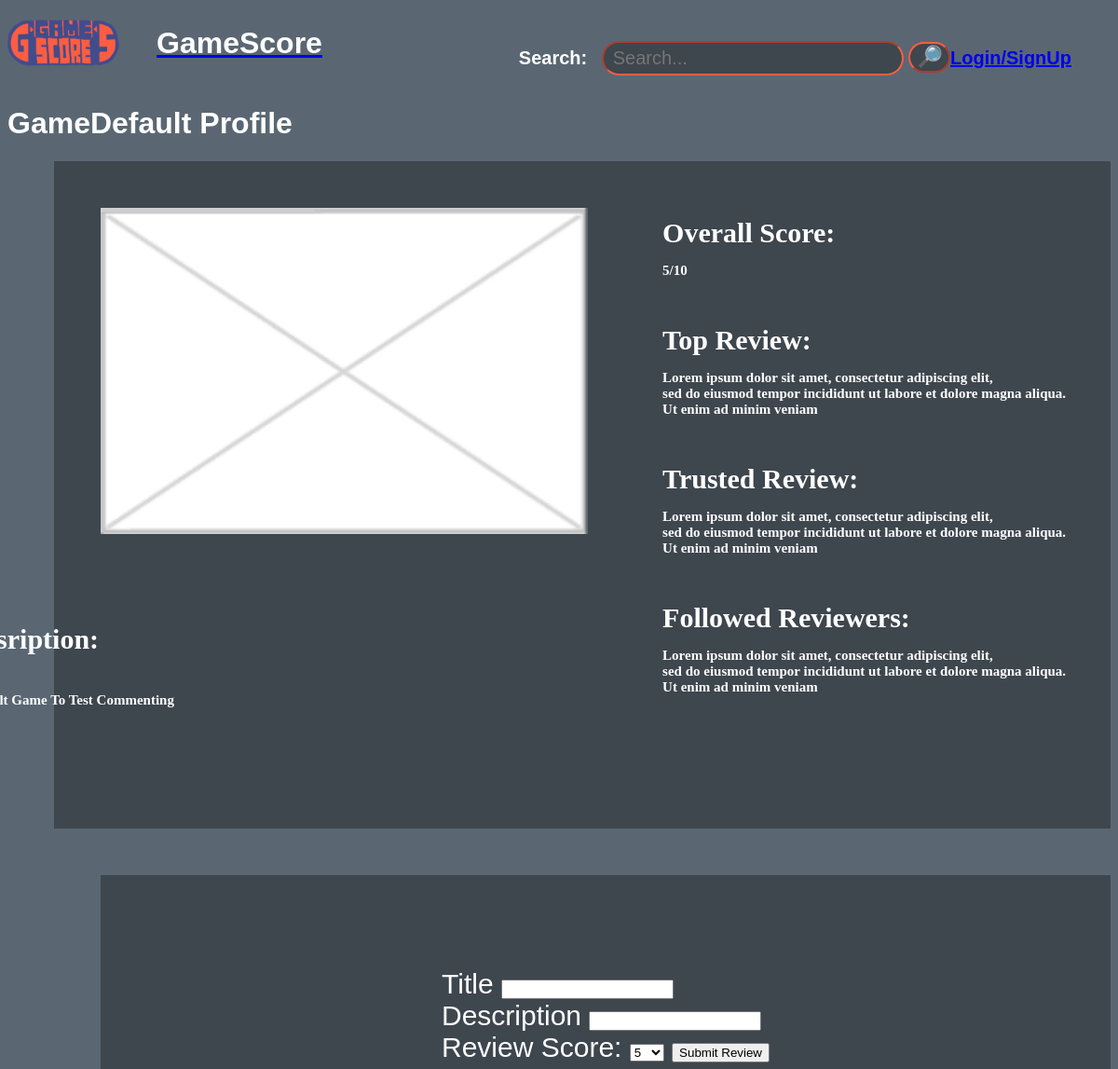
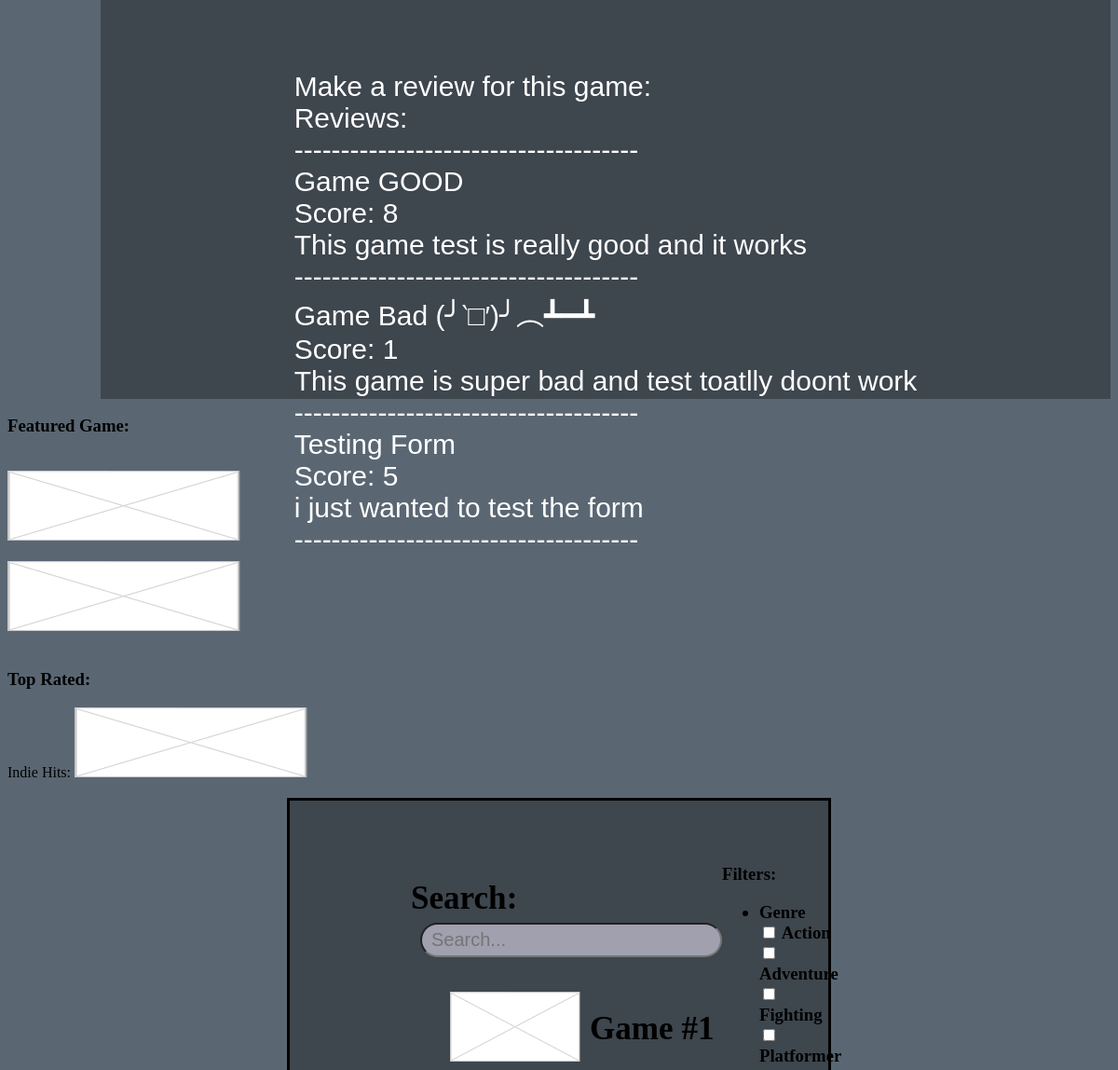
/gamepage (upper part), run on an earlier commit of the app's database (2 pictures, top to bottom).
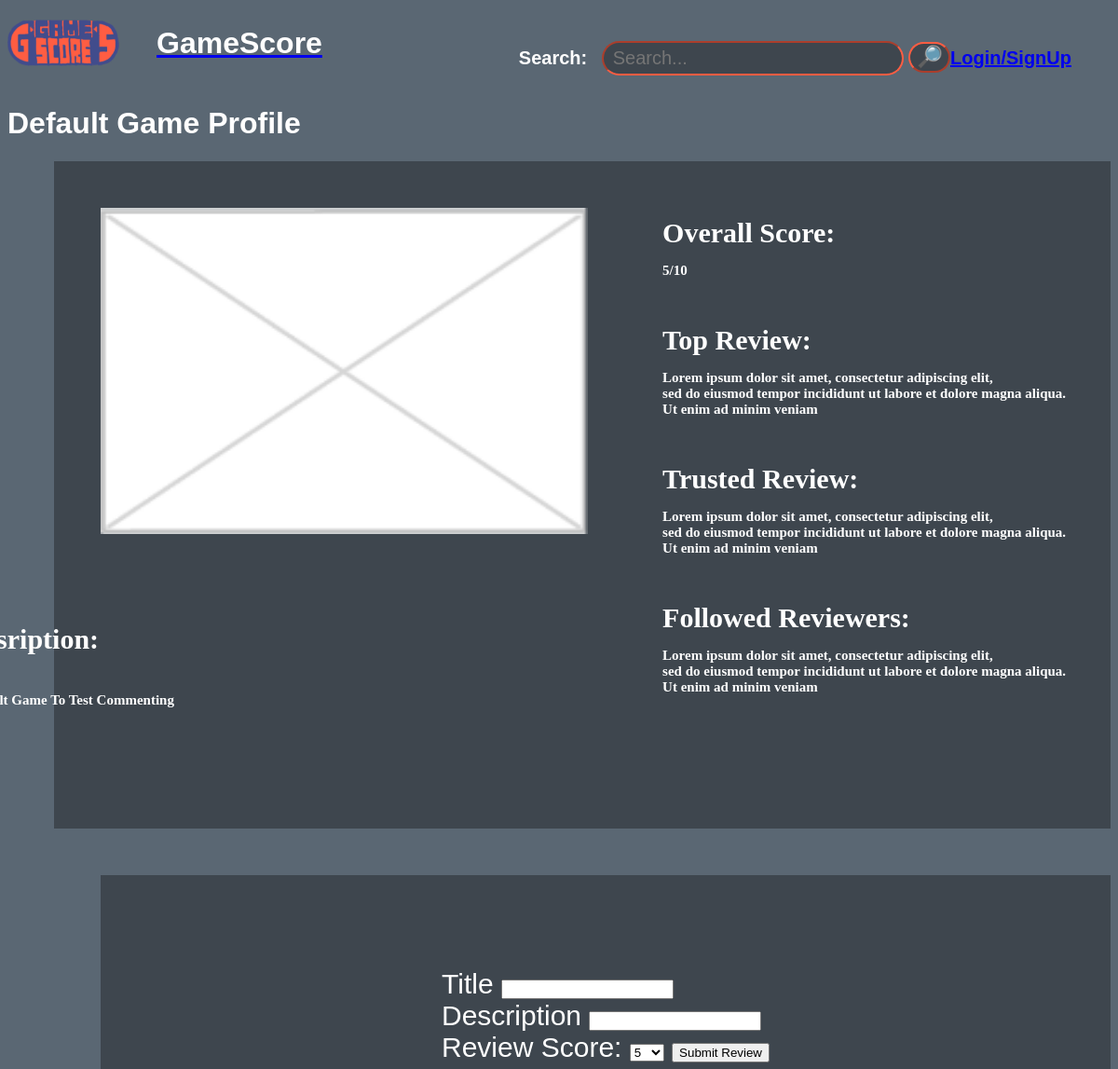
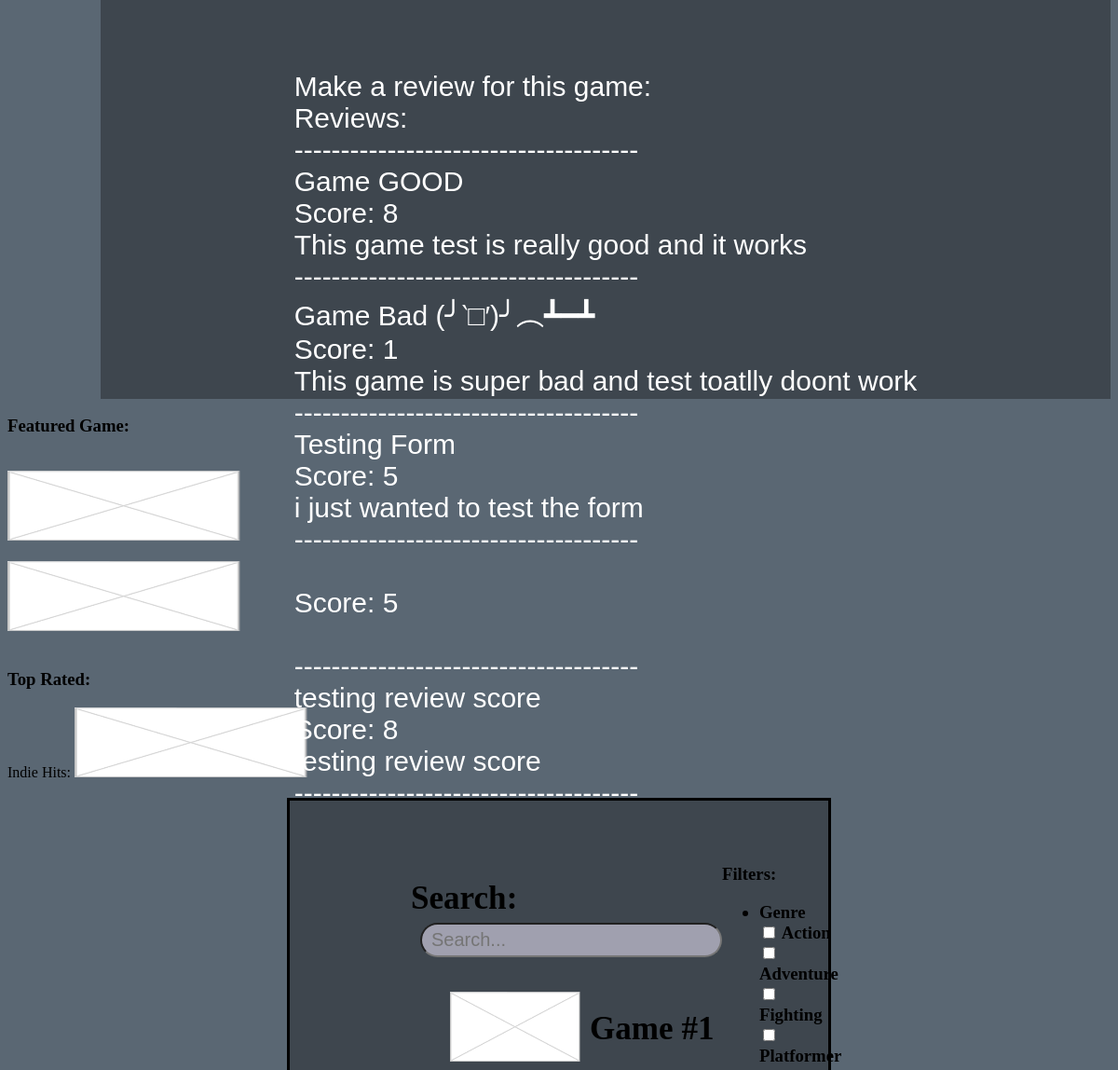
And on a later commit of the database (2 pictures, top to bottom).
### GameScoreApp/models.py (models this page shows)
class Game(models.Model):
    name = models.CharField(max_length=100)
    releaseDate = models.DateField()
    description = models.TextField(max_length=1000)
    overallRating = models.IntegerField()

class Review(models.Model):
    title = models.CharField(max_length=30)
    description = models.TextField(max_length=1000)
    score = models.IntegerField()
    userID = models.ForeignKey(UserReview, on_delete=models.CASCADE)
    gameID = models.ForeignKey(Game, on_delete=models.CASCADE)

### GameScoreApp/views.py (the view)
# urls.py: path("gamepage", views.gamePage, name="gamePage"),
def gamePage(request):
    game = Game.objects.get(id=1)
    reviews = Review.objects.filter(gameID_id=game.id)
    context = {
        'game': game,
        'reviews': reviews,
    }
    return render(request, 'gamePage.html', context)

### GameScoreApp/templates/gamePage.html (shortened to what this page needs)
<!DOCTYPE html>
<html lang ="en-ca">
{% load static %}
<link rel="stylesheet" href="{% static 'GamePageStyle.css' %}">
<a href="{% url 'index' %}">
<h1>
<img src="{% static 'gamescore_logo_2.png' %}" alt="GameScore-Logo" width="120" height="50">
GameScore </h1>
</a>
<h1>
<div class = "topsearch">
<form>
    <label for="search">Search:</label>
    <input type="text" id="search" name="searchbar" autocomplete = "" placeholder="Search...">
    <button type ="button">🔎</button>
</form>
<br>
<a href="{% url 'login' %}">
    <label for="log/sign">Login/SignUp</label>
</a>
</h1>
<h1>{{game.name}}</h1>
<div class="title">
<img src="wireframe image.png" alt="GameScore-Logo" width="700" height="350"> <br>
 <h3> Overall Score: <p>{{game.overallRating}}/10</p> <br>
    Top Review: <br> <p> Lorem ipsum dolor sit amet, consectetur adipiscing elit, <br>
    sed do eiusmod tempor incididunt ut labore et dolore magna aliqua. Ut enim ad minim veniam </p>
    <br>
    Trusted Review: <br> <p> Lorem ipsum dolor sit amet, consectetur adipiscing elit, <br>
    sed do eiusmod tempor incididunt ut labore et dolore magna aliqua. Ut enim ad minim veniam </p>
    <br>
    Followed Reviewers: <br> <p> Lorem ipsum dolor sit amet, consectetur adipiscing elit, <br>
    sed do eiusmod tempor incididunt ut labore et dolore magna aliqua. Ut enim ad minim veniam </p> <br>
    <br>
 <div class="descript">
  <h4> Desription: </h4>
  <p> {{game.description}} </p>
</div>
</div>
<div class="submitreview">
          <form action="{% url 'submitReview' %}" method="post">
    <label for="Title">Title</label>
    <input id="Title" type="text" name="Title" value="">
    <br>
    <label for="Description">Description</label>
    <input id="Description" type="text" name="Description" value="">
    <br>
         <label for="score">Review Score:</label>
         <select name="score" id="score">
            <option value="5" selected>5</option>
        </select>
    <input type="submit" value="Submit Review">
    </form>
     <br>
     <br><br><br>
    <div class="makereview">
     <br> Make a review for this game:
     <br>
         Reviews:
     <br>
        -------------------------------------
{% for review in reviews %}
     <br>
    {{review.title}}
    <br>
     Score: {{review.score}}
    <br>
     {{review.description}}
     <br>
     -------------------------------------
{% endfor %}
</div>
     <br>
     <br>
 </div>
<div class = "featured">
<h3> Featured Game: </h3> <br>
    <img src="wireframe image.png" alt="featured game" width="250" height="75"> <br> <br>
</div>
<div class="Top">
    <img src="wireframe image.png" alt="Top Rated" width="250" height="75"> <br> <br>
     <h3> Top Rated: </h3>
</div>
<div class="featured">
    Indie Hits:
    <img src="wireframe image.png" alt="Indie Hits" width="250" height="75"> <br> <br>
</div>
    <div class = featureFilters>
    <div class = "searchList">
    <h3>
        <form>
        <label for="search">Search:</label>
        <input type="text" id="search2" name="searchbar" placeholder="Search...">
        </form>
        <ul>
             <li> <img src="wireframe image.png" alt="Filler Game" width="140" height="75"> <p> Game #1 </p></li> <hr>
        </ul>
    </h3>
</div>
    <h3>
        Filters:
        <ul>
            <li> Genre
                <form>
                    <input type="checkbox" id="Action" name="Action" value="Action">
                    <label for="Action"> Action </label> <br>
                    <input type="checkbox" id="Action" name="Action" value="Action">
                    <label for="Action"> Adventure </label> <br>
                    <input type="checkbox" id="Action" name="Action" value="Action">
                    <label for="Action"> Fighting</label> <br>
                    <input type="checkbox" id="Action" name="Action" value="Action">
                    <label for="Action"> Platformer</label> <br>
                </form> <br>
            </li>
        </ul>
    </h3>
</div>
</body>
</html>

What changed in the data, as far as the page shows it:
changed Game "Default Game To Test Commenting": name "GameDefault Profile" → "Default Game Profile"
added Review: score "5"
added Review: title "testing review score", score "8", description "testing review score"
